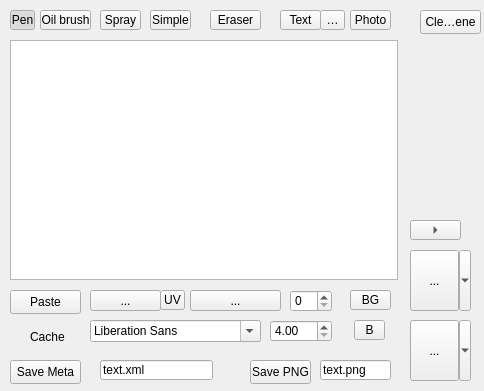
<ui version="4.0" >
 <class>EditorFormClass</class>
 <widget class="QWidget" name="EditorFormClass" >
  <property name="geometry" >
   <rect>
    <x>0</x>
    <y>0</y>
    <width>484</width>
    <height>391</height>
   </rect>
  </property>
  <property name="windowTitle" >
   <string>EditorForm</string>
  </property>
  <widget class="QGraphicsView" name="editorView" >
   <property name="geometry" >
    <rect>
     <x>10</x>
     <y>40</y>
     <width>388</width>
     <height>240</height>
    </rect>
   </property>
   <property name="verticalScrollBarPolicy" >
    <enum>Qt::ScrollBarAlwaysOff</enum>
   </property>
   <property name="horizontalScrollBarPolicy" >
    <enum>Qt::ScrollBarAlwaysOff</enum>
   </property>
   <property name="alignment" >
    <set>Qt::AlignLeading|Qt::AlignLeft|Qt::AlignTop</set>
   </property>
   <property name="dragMode" >
    <enum>QGraphicsView::NoDrag</enum>
   </property>
   <property name="transformationAnchor" >
    <enum>QGraphicsView::NoAnchor</enum>
   </property>
  </widget>
  <widget class="QToolButton" name="undoButton" >
   <property name="geometry" >
    <rect>
     <x>90</x>
     <y>290</y>
     <width>71</width>
     <height>21</height>
    </rect>
   </property>
   <property name="focusPolicy" >
    <enum>Qt::NoFocus</enum>
   </property>
   <property name="text" >
    <string>...</string>
   </property>
  </widget>
  <widget class="QToolButton" name="redoButton" >
   <property name="geometry" >
    <rect>
     <x>190</x>
     <y>290</y>
     <width>91</width>
     <height>21</height>
    </rect>
   </property>
   <property name="focusPolicy" >
    <enum>Qt::NoFocus</enum>
   </property>
   <property name="text" >
    <string>...</string>
   </property>
  </widget>
  <widget class="QSpinBox" name="widthEdit" >
   <property name="geometry" >
    <rect>
     <x>290</x>
     <y>290</y>
     <width>42</width>
     <height>22</height>
    </rect>
   </property>
  </widget>
  <widget class="QToolButton" name="undoViewButton" >
   <property name="geometry" >
    <rect>
     <x>160</x>
     <y>290</y>
     <width>25</width>
     <height>20</height>
    </rect>
   </property>
   <property name="text" >
    <string>UV</string>
   </property>
  </widget>
  <widget class="QToolButton" name="penToolButton" >
   <property name="geometry" >
    <rect>
     <x>10</x>
     <y>10</y>
     <width>25</width>
     <height>20</height>
    </rect>
   </property>
   <property name="text" >
    <string>Pen</string>
   </property>
   <property name="checkable" >
    <bool>true</bool>
   </property>
   <property name="checked" >
    <bool>true</bool>
   </property>
   <property name="autoExclusive" >
    <bool>true</bool>
   </property>
  </widget>
  <widget class="QToolButton" name="svgToolButton" >
   <property name="geometry" >
    <rect>
     <x>320</x>
     <y>10</y>
     <width>25</width>
     <height>20</height>
    </rect>
   </property>
   <property name="text" >
    <string>SVG</string>
   </property>
   <property name="checkable" >
    <bool>true</bool>
   </property>
   <property name="autoExclusive" >
    <bool>true</bool>
   </property>
  </widget>
  <widget class="QToolButton" name="pixmapToolButton" >
   <property name="geometry" >
    <rect>
     <x>350</x>
     <y>10</y>
     <width>41</width>
     <height>20</height>
    </rect>
   </property>
   <property name="text" >
    <string>Photo</string>
   </property>
   <property name="checkable" >
    <bool>true</bool>
   </property>
   <property name="autoExclusive" >
    <bool>true</bool>
   </property>
  </widget>
  <widget class="QToolButton" name="saveMetaButton" >
   <property name="geometry" >
    <rect>
     <x>10</x>
     <y>360</y>
     <width>71</width>
     <height>24</height>
    </rect>
   </property>
   <property name="text" >
    <string>Save Meta</string>
   </property>
  </widget>
  <widget class="QToolButton" name="pasteButton" >
   <property name="geometry" >
    <rect>
     <x>10</x>
     <y>290</y>
     <width>71</width>
     <height>24</height>
    </rect>
   </property>
   <property name="text" >
    <string>Paste</string>
   </property>
  </widget>
  <widget class="QLabel" name="cacheLabel" >
   <property name="geometry" >
    <rect>
     <x>30</x>
     <y>330</y>
     <width>46</width>
     <height>14</height>
    </rect>
   </property>
   <property name="text" >
    <string>Cache</string>
   </property>
  </widget>
  <widget class="QToolButton" name="savePNGButton" >
   <property name="geometry" >
    <rect>
     <x>250</x>
     <y>360</y>
     <width>61</width>
     <height>24</height>
    </rect>
   </property>
   <property name="text" >
    <string>Save PNG</string>
   </property>
  </widget>
  <widget class="QToolButton" name="clearButton" >
   <property name="geometry" >
    <rect>
     <x>420</x>
     <y>10</y>
     <width>61</width>
     <height>24</height>
    </rect>
   </property>
   <property name="text" >
    <string>Clear scene</string>
   </property>
  </widget>
  <widget class="QLineEdit" name="filenameEdit" >
   <property name="geometry" >
    <rect>
     <x>320</x>
     <y>360</y>
     <width>71</width>
     <height>20</height>
    </rect>
   </property>
   <property name="text" >
    <string>text.png</string>
   </property>
  </widget>
  <widget class="QToolButton" name="textToolButton" >
   <property name="geometry" >
    <rect>
     <x>280</x>
     <y>10</y>
     <width>41</width>
     <height>20</height>
    </rect>
   </property>
   <property name="text" >
    <string>Text</string>
   </property>
   <property name="checkable" >
    <bool>true</bool>
   </property>
   <property name="autoExclusive" >
    <bool>true</bool>
   </property>
  </widget>
  <widget class="QDoubleSpinBox" name="fontSizeBox" >
   <property name="geometry" >
    <rect>
     <x>270</x>
     <y>320</y>
     <width>62</width>
     <height>22</height>
    </rect>
   </property>
   <property name="focusPolicy" >
    <enum>Qt::NoFocus</enum>
   </property>
   <property name="minimum" >
    <double>4.000000000000000</double>
   </property>
   <property name="value" >
    <double>4.000000000000000</double>
   </property>
  </widget>
  <widget class="QFontComboBox" name="fontComboBox" >
   <property name="geometry" >
    <rect>
     <x>90</x>
     <y>320</y>
     <width>171</width>
     <height>22</height>
    </rect>
   </property>
   <property name="focusPolicy" >
    <enum>Qt::NoFocus</enum>
   </property>
  </widget>
  <widget class="QToolButton" name="boldButton" >
   <property name="geometry" >
    <rect>
     <x>354</x>
     <y>320</y>
     <width>31</width>
     <height>20</height>
    </rect>
   </property>
   <property name="focusPolicy" >
    <enum>Qt::NoFocus</enum>
   </property>
   <property name="text" >
    <string>B</string>
   </property>
   <property name="checkable" >
    <bool>true</bool>
   </property>
  </widget>
  <widget class="QToolButton" name="oilBrushToolButton" >
   <property name="geometry" >
    <rect>
     <x>40</x>
     <y>10</y>
     <width>51</width>
     <height>20</height>
    </rect>
   </property>
   <property name="text" >
    <string>Oil brush</string>
   </property>
   <property name="checkable" >
    <bool>true</bool>
   </property>
   <property name="autoExclusive" >
    <bool>true</bool>
   </property>
  </widget>
  <widget class="QToolButton" name="eraserToolButton" >
   <property name="geometry" >
    <rect>
     <x>210</x>
     <y>10</y>
     <width>51</width>
     <height>20</height>
    </rect>
   </property>
   <property name="text" >
    <string>Eraser</string>
   </property>
   <property name="checkable" >
    <bool>true</bool>
   </property>
   <property name="autoExclusive" >
    <bool>true</bool>
   </property>
  </widget>
  <widget class="QToolButton" name="sprayToolButton" >
   <property name="geometry" >
    <rect>
     <x>100</x>
     <y>10</y>
     <width>41</width>
     <height>20</height>
    </rect>
   </property>
   <property name="text" >
    <string>Spray</string>
   </property>
   <property name="checkable" >
    <bool>true</bool>
   </property>
   <property name="autoExclusive" >
    <bool>true</bool>
   </property>
  </widget>
  <widget class="PaletteWidget" native="1" name="colorPalette" >
   <property name="geometry" >
    <rect>
     <x>410</x>
     <y>50</y>
     <width>51</width>
     <height>161</height>
    </rect>
   </property>
  </widget>
  <widget class="QToolButton" name="paletteManagerButton" >
   <property name="geometry" >
    <rect>
     <x>410</x>
     <y>220</y>
     <width>51</width>
     <height>20</height>
    </rect>
   </property>
   <property name="arrowType" >
    <enum>Qt::RightArrow</enum>
   </property>
  </widget>
  <widget class="BrushSizeButton" name="penSizeButton" >
   <property name="geometry" >
    <rect>
     <x>410</x>
     <y>250</y>
     <width>61</width>
     <height>61</height>
    </rect>
   </property>
   <property name="text" >
    <string>...</string>
   </property>
   <property name="iconSize" >
    <size>
     <width>58</width>
     <height>58</height>
    </size>
   </property>
   <property name="checked" >
    <bool>false</bool>
   </property>
   <property name="popupMode" >
    <enum>QToolButton::MenuButtonPopup</enum>
   </property>
  </widget>
  <widget class="BrushAlphaButton" name="penAlphaButton" >
   <property name="geometry" >
    <rect>
     <x>410</x>
     <y>320</y>
     <width>61</width>
     <height>61</height>
    </rect>
   </property>
   <property name="text" >
    <string>...</string>
   </property>
   <property name="iconSize" >
    <size>
     <width>58</width>
     <height>58</height>
    </size>
   </property>
   <property name="checked" >
    <bool>false</bool>
   </property>
   <property name="popupMode" >
    <enum>QToolButton::MenuButtonPopup</enum>
   </property>
  </widget>
  <widget class="QToolButton" name="simpleBrushToolButton" >
   <property name="geometry" >
    <rect>
     <x>150</x>
     <y>10</y>
     <width>41</width>
     <height>20</height>
    </rect>
   </property>
   <property name="text" >
    <string>Simple</string>
   </property>
   <property name="checkable" >
    <bool>true</bool>
   </property>
   <property name="autoExclusive" >
    <bool>true</bool>
   </property>
  </widget>
  <widget class="QToolButton" name="bgButton" >
   <property name="geometry" >
    <rect>
     <x>350</x>
     <y>290</y>
     <width>41</width>
     <height>20</height>
    </rect>
   </property>
   <property name="focusPolicy" >
    <enum>Qt::NoFocus</enum>
   </property>
   <property name="text" >
    <string>BG</string>
   </property>
  </widget>
  <widget class="QLineEdit" name="metaFilenameEdit" >
   <property name="geometry" >
    <rect>
     <x>100</x>
     <y>360</y>
     <width>113</width>
     <height>20</height>
    </rect>
   </property>
   <property name="text" >
    <string>text.xml</string>
   </property>
  </widget>
 </widget>
 <layoutdefault spacing="6" margin="11" />
 <customwidgets>
  <customwidget>
   <class>PaletteWidget</class>
   <extends>QWidget</extends>
   <header>palettewidget.h</header>
   <container>1</container>
  </customwidget>
  <customwidget>
   <class>BrushSizeButton</class>
   <extends>QToolButton</extends>
   <header>brushstylebutton.h</header>
  </customwidget>
  <customwidget>
   <class>BrushAlphaButton</class>
   <extends>QToolButton</extends>
   <header>brushstylebutton.h</header>
  </customwidget>
 </customwidgets>
 <resources/>
 <connections/>
</ui>
